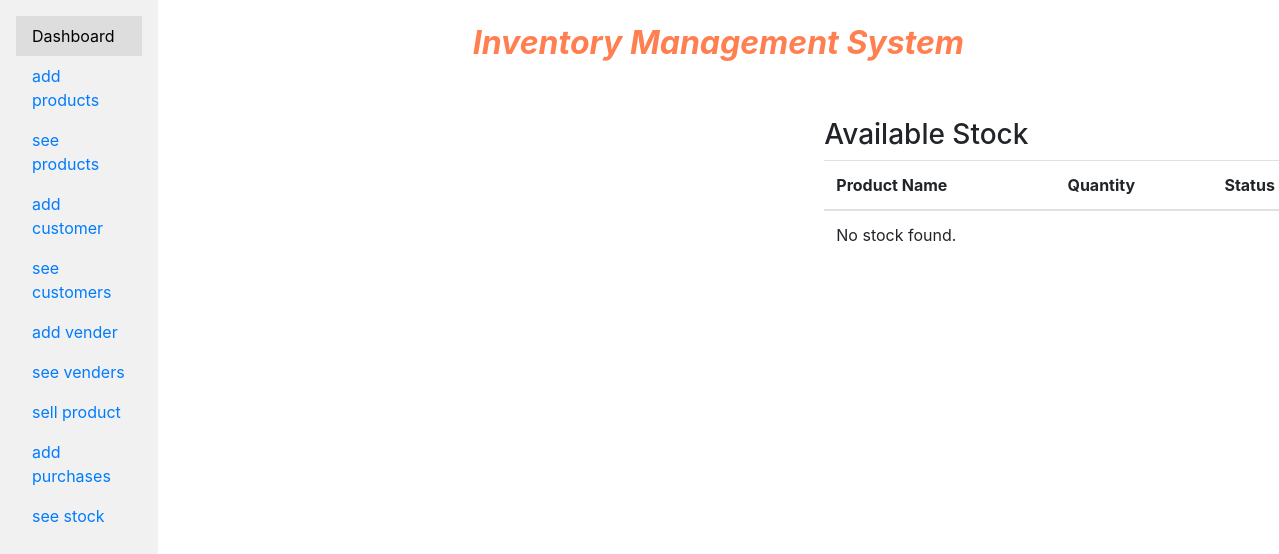
The app's page / (signed in), older data.
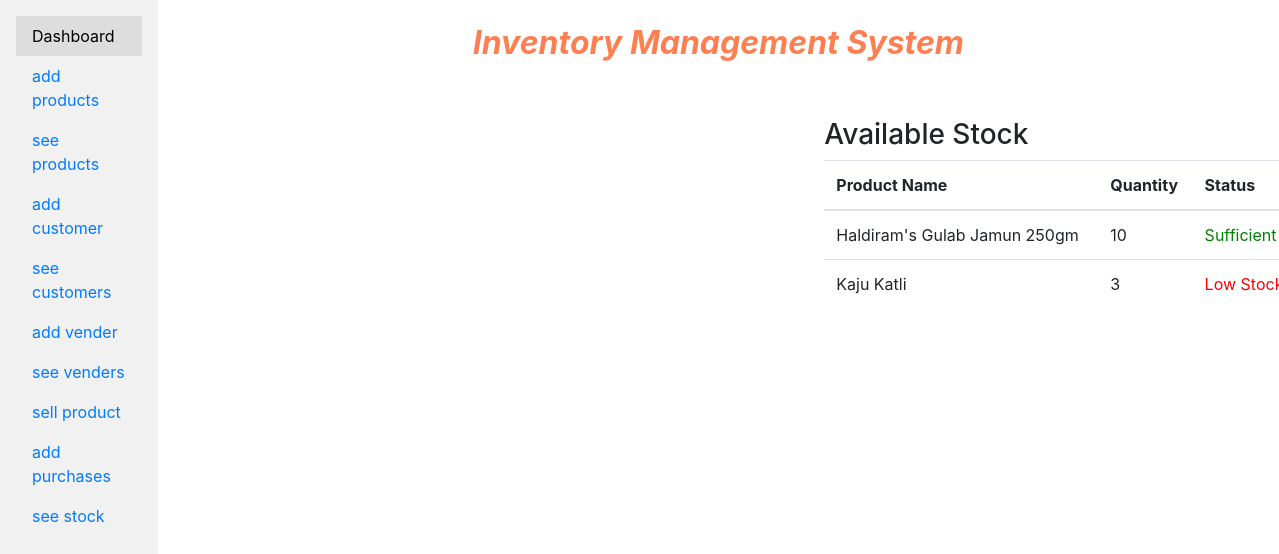
The same page, newer data.
### app/models.py (models this page shows)
class Stock(models.Model):
    product=models.ForeignKey(Product,on_delete=models.PROTECT)
    qty_left=models.IntegerField(null=True)

class Product(models.Model):
    name = models.CharField(max_length=100,null=True)
    price = models.DecimalField(max_digits=8, decimal_places=2,null=True)

### app/views.py (the view)
# urls.py: path('',home,name='home'),
@login_required
def home(request):
    stocks = Stock.objects.all()
    low_stock_threshold = 10
    low_stock_products = []
    for stock in stocks:
        if stock.qty_left < low_stock_threshold:
            low_stock_products.append(stock)
    context = {
        'stocks': stocks,
        'low_stock_products': low_stock_products
    }
    return render(request, 'home.html',context)

### app/templates/home.html
{% extends 'base.html' %}
{% block content %}
<h2 style="font-style: italic;font-weight: bold;text-align: center; color:coral;" >Inventory Management System</h2>
<div class="container">
  <div class="row">
    <div class="col-md-6 offset-md-7 mt-5">
          <div class="table-responsive">
        <h3>Available Stock</h3>
            <table class="table table-hover">
              <thead>
                <tr>
                  <th>Product Name</th>
                  <th>Quantity</th>
                  <th>Status</th>
                </tr>
              </thead>
              <tbody>
                {% for stock in stocks %}
                  <tr>
                    <td>{{ stock.product.name }}</td>
                    <td>{{ stock.qty_left }}</td>
                    <td>
                      {% if stock in low_stock_products %}
                        <span style="color: red;">Low Stock</span>
                      {% else %}
                      <span style="color: green;"> Sufficient Stock</span>
                      {% endif %}
                    </td>
                  </tr>
                  {% empty %}
                  <tr>
                    <td colspan="5">No stock found.</td>
                  </tr>
                {% endfor %}
              </tbody>
            </table>
          </div>
        </div>
    </div>
  </div>
{% endblock content %}

Row changes from the older to the newer data that the page shows:
added Stock: product.name "Haldiram's Gulab Jamun 250gm", qty_left "10", shows "Sufficient…"
added Stock: product.name "Kaju Katli", qty_left "3", shows "Low…"
Text that changed along with them:
text no longer shown: "No stock found."
